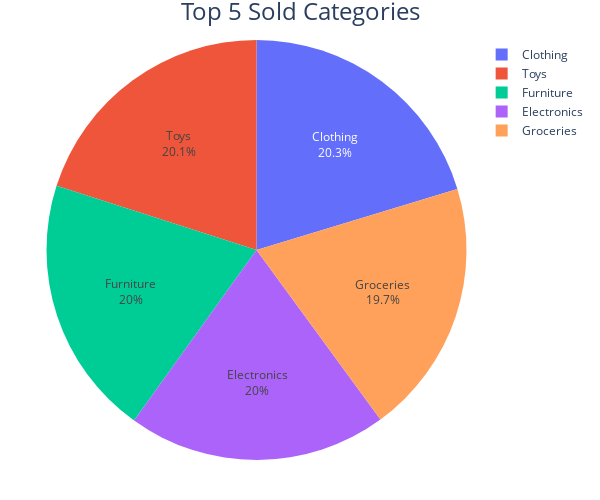

This figure's notebook cell:
### Code cell
# Top 5 unit sold
label=["Furniture","Groceries","Clothing","Toys","Electronics"]

explode = [0, 0, 0, 0, 0] 
fig = go.Figure(data=[go.Pie(
    labels=label,
    values=top_5_category,
    pull=explode,
    textinfo='percent+label', 
     
)])


fig.update_layout(
    title="Top 5 Sold Categories", 
    title_x=0.5,  
    title_font=dict(size=24), 
    width=600, 
    height=500, 
    margin=dict(t=40, b=40, l=40, r=40),  
    showlegend=True  
)

fig.show()

### Figure 1 — Plotly figure (JSON) as saved in the notebook; plotly's stock layout.template omitted (floating-point values rounded to 4 significant figures)
{"data": [{"labels": ["Furniture", "Groceries", "Clothing", "Toys", "Electronics"], "pull": [0, 0, 0, 0, 0], "textinfo": "percent+label", "type": "pie", "values": [1999166, 1960432, 2025017, 2000482, 1990485]}], "layout": {"height": 500, "margin": {"b": 40, "l": 40, "r": 40, "t": 40}, "showlegend": true, "title": {"font": {"size": 24}, "text": "Top 5 Sold Categories", "x": 0.5}, "width": 600}}
